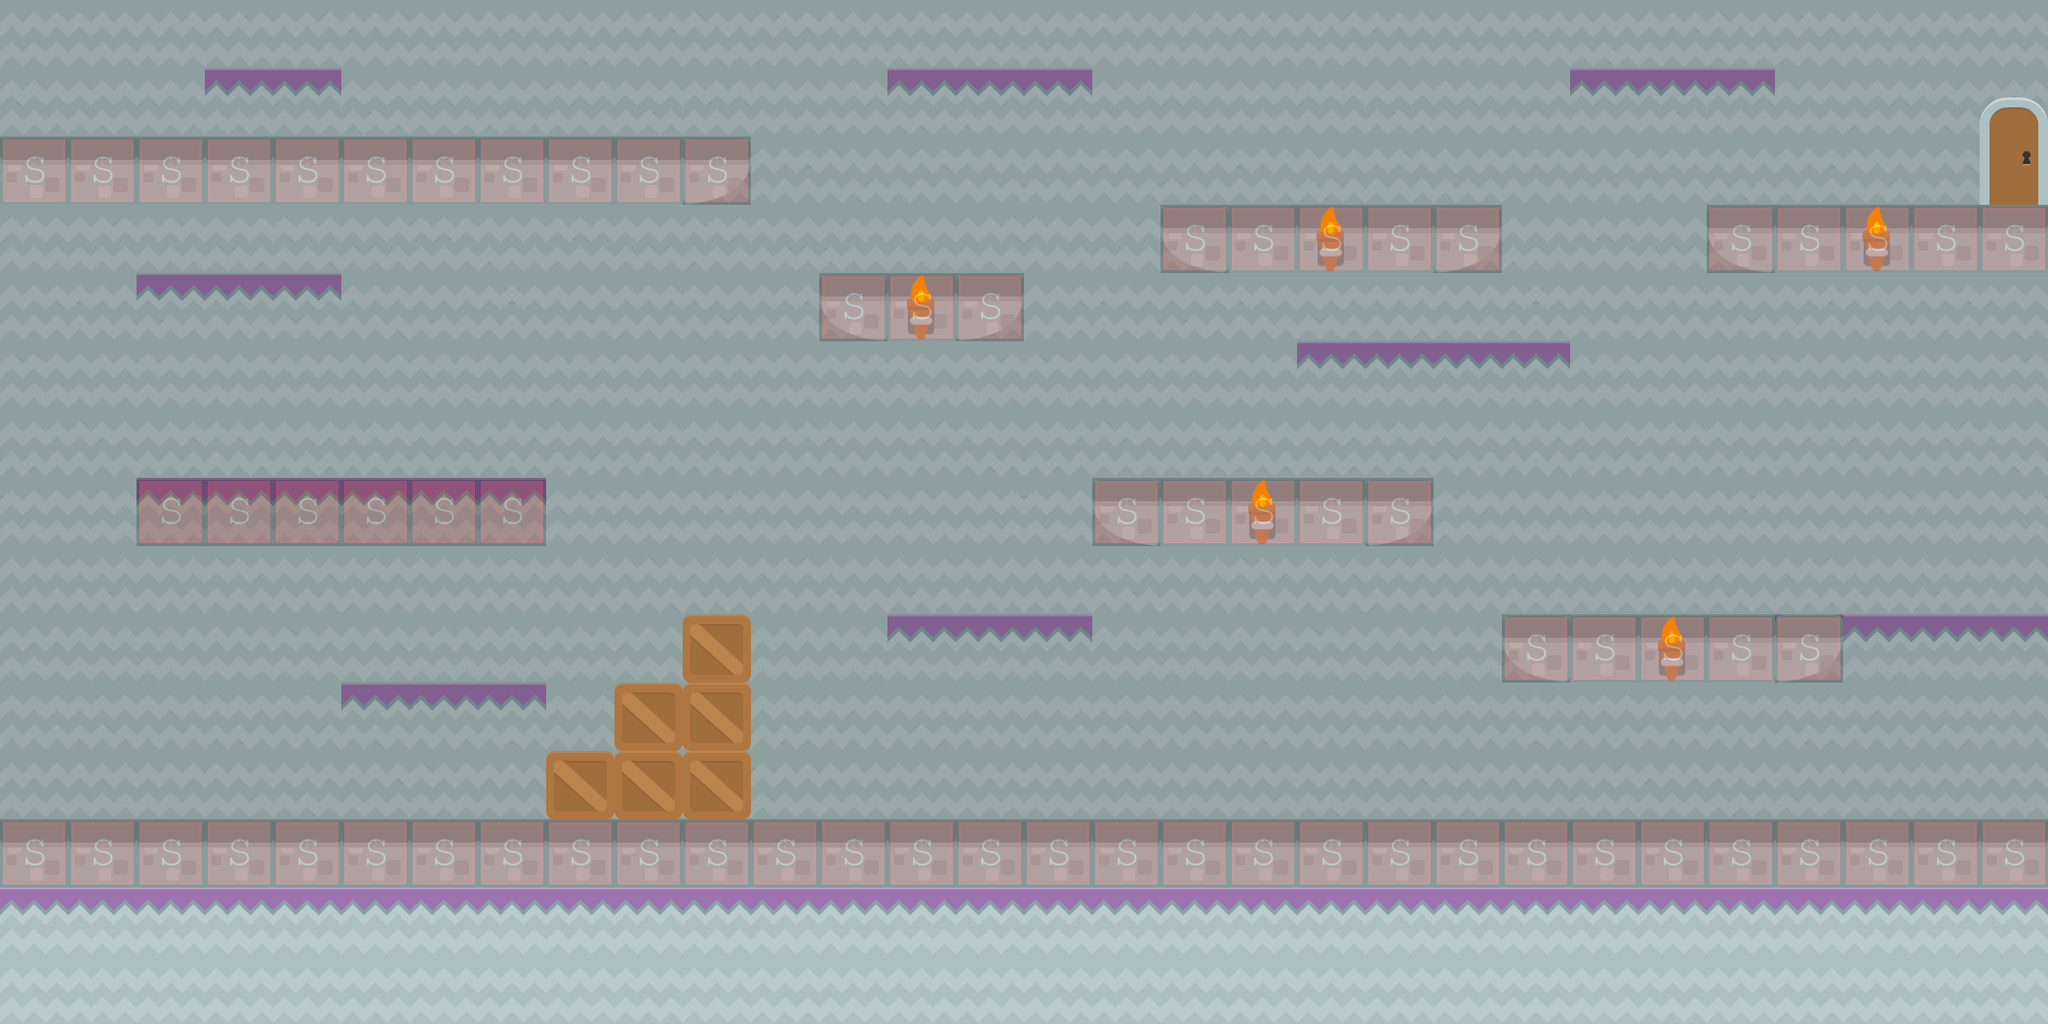

Rendered tile map (Tiled .tmx) drawn with the repository's tilesets; below, a short description and the map source with its tile grids summarised:
An orthogonal 30x15 tile map with 70x70 px tiles, 4 tile layers (background, Tile Layer 1, Tile Layer 2, collision), 3 tilesets.

<map version="1.0" orientation="orthogonal" renderorder="right-down" width="30" height="15" tilewidth="70" tileheight="70" backgroundcolor="#000000">
 <tileset firstgid="1" name="background-tiles" tilewidth="70" tileheight="70">
  <image source="../img/background-tiles.png" width="910" height="910" />
 </tileset>
 <tileset firstgid="170" name="item-spritesheet" tilewidth="70" tileheight="70">
  <image source="../img/item-spritesheet.png" width="560" height="560" />
 </tileset>
 <tileset firstgid="234" name="meta-tiles" tilewidth="70" tileheight="70">
  <image source="../img/meta-tiles.png" width="350" height="70" />
  <tile id="1">
   <properties>
    <property name="type" value="lslope " />
   </properties>
  </tile>
  <tile id="3">
   <properties>
    <property name="type" value="rslope" />
   </properties>
  </tile>
  <tile id="4">
   <properties>
    <property name="type" value="solid" />
   </properties>
  </tile>
 </tileset>
 <layer name="background" width="30" height="15" opacity="0.83">
  <data>[450 cells, 385 non-empty, 2 distinct tile ids]</data>
 </layer>
 <layer name="Tile Layer 1" width="30" height="15">
  <data>[450 cells, 126 non-empty, 7 distinct tile ids]</data>
 </layer>
 <layer name="Tile Layer 2" width="30" height="15">
  <data>[450 cells, 11 non-empty, 2 distinct tile ids]</data>
 </layer>
 <layer name="collision" width="30" height="15" opacity="0.2">
  <data>[450 cells, 70 non-empty, 1 distinct tile ids]</data>
 </layer>
</map>
